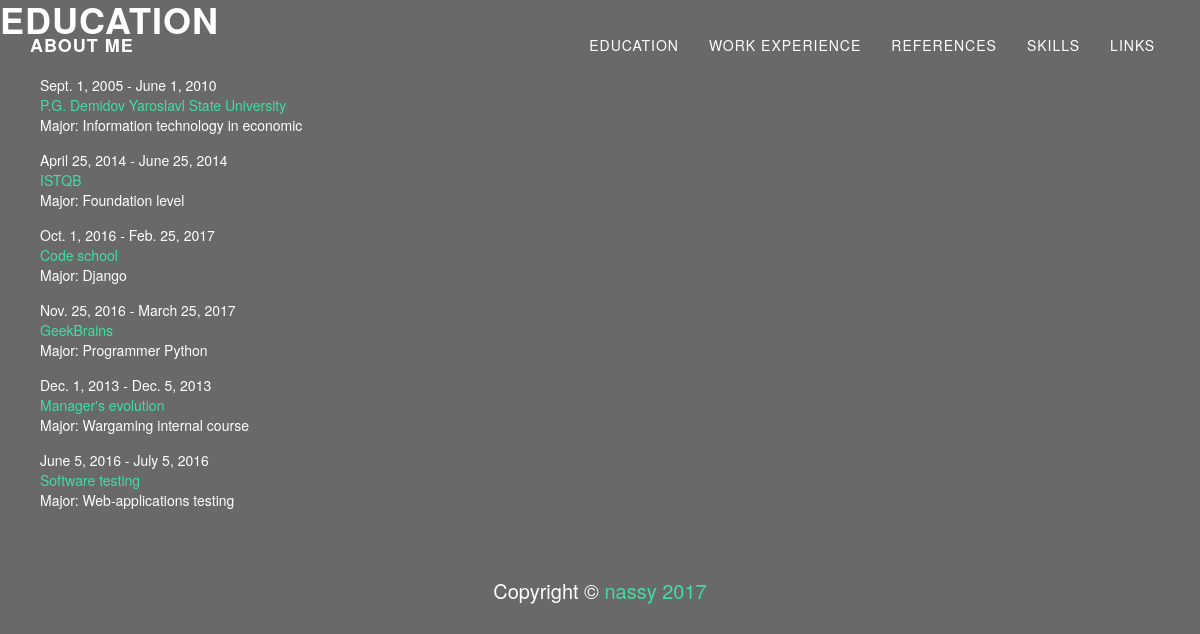
The page /education on the database its author committed.
### mainapp/models.py (models this page shows, shortened)
class Education(models.Model):
    sdate = models.DateField(null=True)
    ldate = models.DateField(null=True)
    name = models.CharField(max_length=40)
    specialization = models.CharField(max_length=40)
    url = models.URLField(blank=True)

### mainapp/views.py (the view)
# urls.py: url(r'^education', edu),
def edu(request):
    schools = Education.objects.all()
    return render_to_response('education.html', {'schools': schools})

### mainapp/templates/education.html (shortened to what this page needs)
{% extends 'base.html' %}
{% load staticfiles %}
{% block content %}
    <div class="main">
        <h1>Education</h1>
        <ul>
            {% if schools %}
                {% for school in schools %}
                    <li>{{ school.sdate }} - {{ school.ldate }}<br> <a target="blank" href="{{school.url}}">{{ school.name }}</a> <br>
                        	Major: {{ school.specialization }}
                    </li>
                {% endfor %}
            {% else %}
                Have no education.
            {% endif %}
        </ul>
    </div>
{% endblock %}

### rows shown on the page
Education: sdate "Sept. 1, 2005", ldate "June 1, 2010", name "P.G. Demidov Yaroslavl State University", specialization "Information technology in economic"
Education: sdate "April 25, 2014", ldate "June 25, 2014", name "ISTQB", specialization "Foundation level"
Education: sdate "Oct. 1, 2016", ldate "Feb. 25, 2017", name "Code school", specialization "Django"
Education: sdate "Nov. 25, 2016", ldate "March 25, 2017", name "GeekBrains", specialization "Programmer Python"
Education: sdate "Dec. 1, 2013", ldate "Dec. 5, 2013", name "Manager's evolution", specialization "Wargaming internal course"
Education: sdate "June 5, 2016", ldate "July 5, 2016", name "Software testing", specialization "Web-applications testing"
